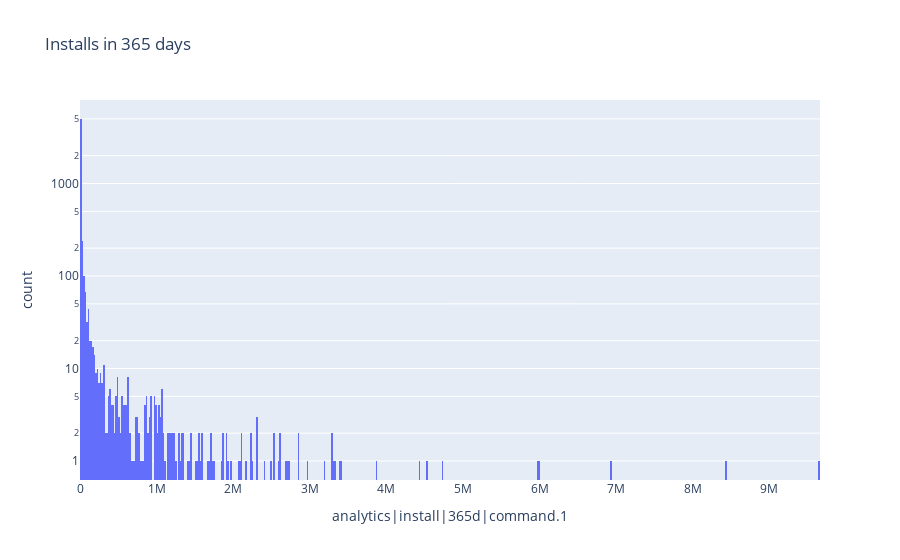

The code cell stored with this chart in its notebook:
### Code cell
col_name = "analytics|install|365d|command.1"
fig = px.histogram(df, x=col_name, log_y=True, title="Installs in 365 days")
fig.show()
df.sort_values([col_name], ascending=[False]).head(5)[["name", col_name]]

### Figure 1 — Plotly figure (JSON) as saved in the notebook; plotly's stock layout.template omitted (floating-point values rounded to 4 significant figures; data arrays with more than 128 entries replaced by an {"elided": "..."} marker saying what was removed)
{"data": [{"alignmentgroup": "True", "bingroup": "x", "hovertemplate": "analytics|install|365d|command.1=%{x}<br>count=%{y}<extra></extra>", "legendgroup": "", "marker": {"color": "#636efa", "pattern": {"shape": ""}}, "name": "", "offsetgroup": "", "orientation": "v", "showlegend": false, "type": "histogram", "x": {"elided": "7960 int values"}, "xaxis": "x", "yaxis": "y"}], "layout": {"barmode": "relative", "legend": {"tracegroupgap": 0}, "title": {"text": "Installs in 365 days"}, "xaxis": {"anchor": "y", "domain": [0, 1], "title": {"text": "analytics|install|365d|command.1"}}, "yaxis": {"anchor": "x", "domain": [0, 1], "title": {"text": "count"}, "type": "log"}}}
